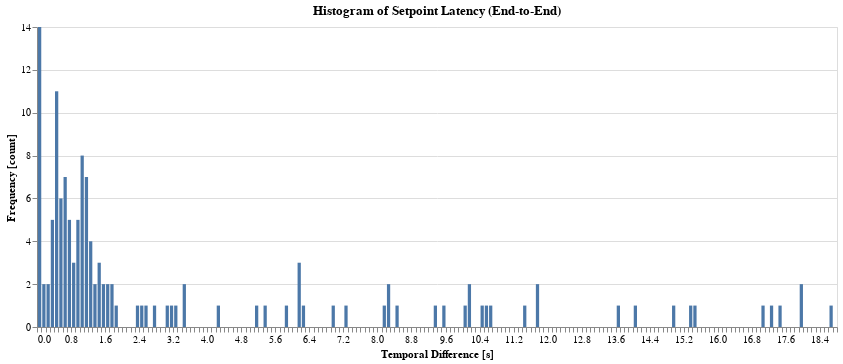

Write notebook code for a chart like this one.
### Code cell
%config IPCompleter.greedy=True
import pandas as pd
import altair as alt

setpoint_delays = pd.read_csv('setpoint_delays.csv')

alt.Chart(setpoint_delays).mark_bar(
                                                 ).transform_calculate(
    x='datum.LogTime - datum.CommandTime'
).encode(
    alt.X('x:Q', bin=alt.Bin(step=0.1), title='Temporal Difference [s]'),
    alt.Y('count()', title='Frequency [count]'),
).properties(
    width=800,
    title='Histogram of Setpoint Latency (End-to-End)'
)

### Figure 1 — Vega-Lite specification as saved in the notebook (floating-point values rounded to 4 significant figures; data arrays with more than 128 entries replaced by an {"elided": "..."} marker saying what was removed)
{"$schema": "https://vega.github.io/schema/vega-lite/v3.4.0.json", "config": {"mark": {"tooltip": null}, "view": {"height": 300, "width": 400}}, "data": {"name": "data-2f3d5eacc933221c5bd4ba18720fd023"}, "datasets": {"data-2f3d5eacc933221c5bd4ba18720fd023": {"elided": "136 records"}}, "encoding": {"x": {"bin": {"step": 0.1}, "field": "x", "title": "Temporal Difference [s]", "type": "quantitative"}, "y": {"aggregate": "count", "title": "Frequency [count]", "type": "quantitative"}}, "mark": "bar", "title": "Histogram of Setpoint Latency (End-to-End)", "transform": [{"as": "x", "calculate": "datum.LogTime - datum.CommandTime"}], "width": 800}
